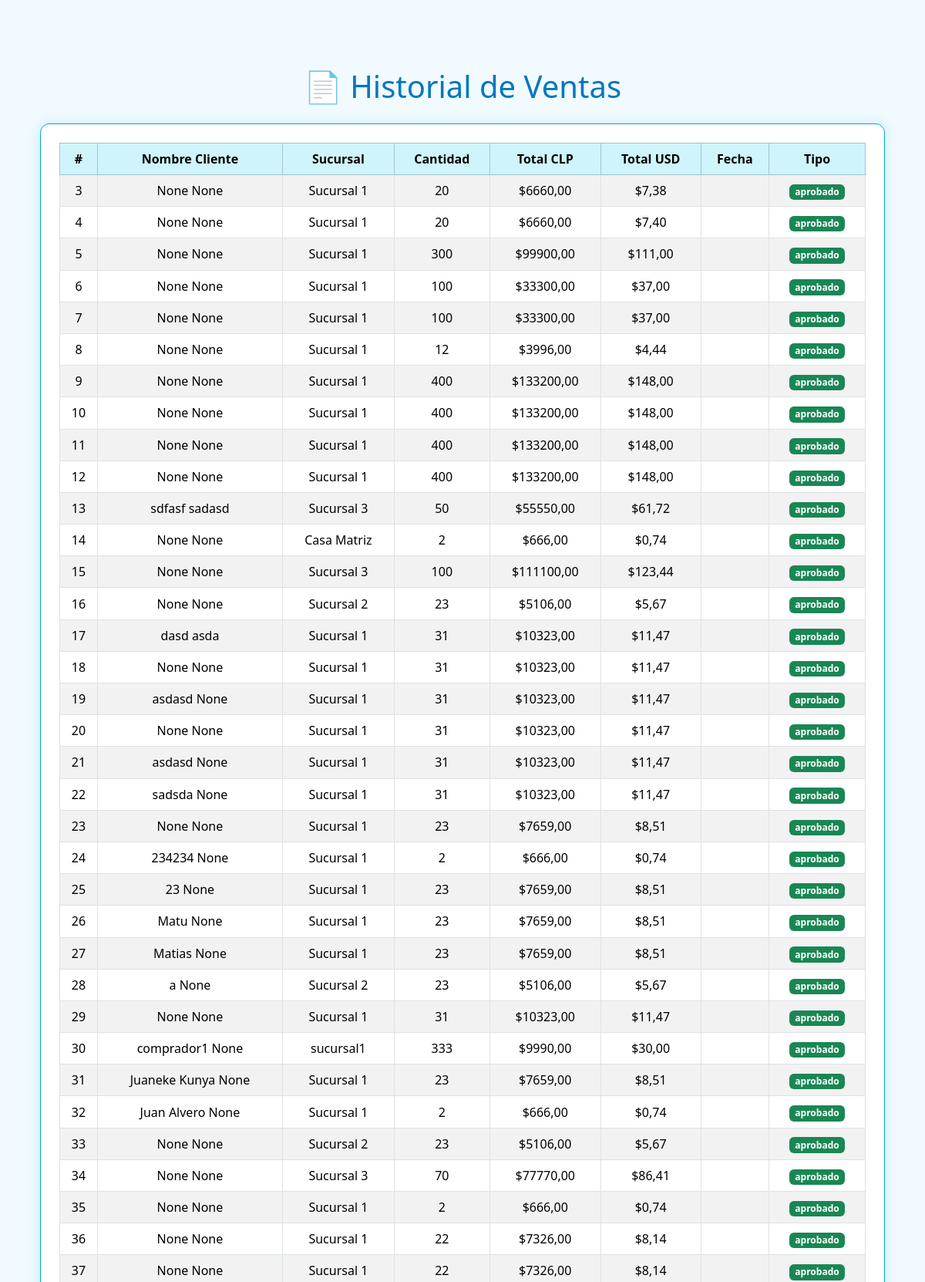
The page /historial/ (upper part) on the database its author committed.
### ventas/models.py (models this page shows)
class Venta(models.Model):
    nombre_producto = models.CharField(max_length=100)
    sucursal = models.CharField(max_length=100)
    sucursal_id = models.IntegerField(null=True, blank=True)
    cantidad = models.PositiveIntegerField()
    total_clp = models.DecimalField(max_digits=12, decimal_places=2)
    total_usd = models.DecimalField(max_digits=12, decimal_places=2)
    fecha = models.CharField(max_length=10,default=timezone.now)
    pagada = models.BooleanField(default=False)
    nombre_comprador = models.CharField(max_length=100, blank=True, null=True)
    apellido_comprador = models.CharField(max_length=100, blank=True, null=True)
    buy_order = models.CharField(max_length=100, blank=True, null=True)  # Para Webpay

### ventas/views.py (the view)
# urls.py: path('historial/', views.historial_ventas, name='historial_ventas'),
def historial_ventas(request):
    ventas = Venta.objects.order_by('-fecha')
    return render(request, "ventas/historial.html", {"ventas": ventas})

### ventas/templates/ventas/historial.html (shortened to what this page needs)
{% load static %}
<!DOCTYPE html>
<html lang="es">
<head>
    <link href="https://cdn.jsdelivr.net/npm/bootstrap@5.3.3/dist/css/bootstrap.min.css" rel="stylesheet">
    <link rel="stylesheet" href="{% static 'ventas/css/styles.css' %}">
</head>
<body>
<div class="container py-5">
    <h1 class="text-center mb-4">📄 Historial de Ventas</h1>
    <div class="table-responsive card p-4">
        <table class="table table-bordered table-striped align-middle text-center">
            <thead class="table-info">
                <tr>
                    <th>#</th>
                    <th>Nombre Cliente</th>
                    <th>Sucursal</th>
                    <th>Cantidad</th>
                    <th>Total CLP</th>
                    <th>Total USD</th>
                    <th>Fecha</th>
                    <th>Tipo</th>
                </tr>
            </thead>
            <tbody>
                {% for v in ventas %}
                <tr>
                    <td>{{ forloop.counter0|add:3 }}</td>
                    <td>{{ v.nombre_comprador }} {{ v.apellido_comprador }}</td>
                    <td>{{ v.sucursal }}</td>
                    <td>{{ v.cantidad }}</td>
                    <td>${{ v.total_clp }}</td>
                    <td>${{ v.total_usd }}</td>
                    <td>{{ v.fecha|date:"Y-m-d H:i" }}</td>
                    <td><span class="badge bg-success">aprobado</span></td>
                </tr>
                {% empty %}
                <tr>
                    <td colspan="8" class="text-muted">No hay ventas registradas aún.</td>
                </tr>
                {% endfor %}
            </tbody>
        </table>
    </div>
</div>
</body>
</html>

### ventas/static/ventas/css/styles.css (style rules this page uses)
body { background-color: #f0faff; font-family: 'Segoe UI', Tahoma, Geneva, Verdana, sans-serif; margin: 40px; color: #1b2b34; }
h1, h2 { color: #0277bd; }
.card { border-radius: 12px; box-shadow: 0 0 15px rgba(0, 188, 212, 0.2); margin-top: 1.5rem; padding: 1rem; border: 1px solid #00acc1; background-color: #ffffff; }

### rows shown on the page
Venta: nombre_comprador "None", apellido_comprador "None", sucursal "Sucursal 1", cantidad "20", total_clp "6660,00", total_usd "7,38"
Venta: nombre_comprador "None", apellido_comprador "None", sucursal "Sucursal 1", cantidad "20", total_clp "6660,00", total_usd "7,40"
Venta: nombre_comprador "None", apellido_comprador "None", sucursal "Sucursal 1", cantidad "300", total_clp "99900,00", total_usd "111,00"
Venta: nombre_comprador "None", apellido_comprador "None", sucursal "Sucursal 1", cantidad "100", total_clp "33300,00", total_usd "37,00"
Venta: nombre_comprador "None", apellido_comprador "None", sucursal "Sucursal 1", cantidad "100", total_clp "33300,00", total_usd "37,00"
Venta: nombre_comprador "None", apellido_comprador "None", sucursal "Sucursal 1", cantidad "12", total_clp "3996,00", total_usd "4,44"
Venta: nombre_comprador "None", apellido_comprador "None", sucursal "Sucursal 1", cantidad "400", total_clp "133200,00", total_usd "148,00"
Venta: nombre_comprador "None", apellido_comprador "None", sucursal "Sucursal 1", cantidad "400", total_clp "133200,00", total_usd "148,00"
Venta: nombre_comprador "None", apellido_comprador "None", sucursal "Sucursal 1", cantidad "400", total_clp "133200,00", total_usd "148,00"
Venta: nombre_comprador "None", apellido_comprador "None", sucursal "Sucursal 1", cantidad "400", total_clp "133200,00", total_usd "148,00"
Venta: nombre_comprador "sdfasf", apellido_comprador "sadasd", sucursal "Sucursal 3", cantidad "50", total_clp "55550,00", total_usd "61,72"
Venta: nombre_comprador "None", apellido_comprador "None", sucursal "Casa Matriz", cantidad "2", total_clp "666,00", total_usd "0,74"
Venta: nombre_comprador "None", apellido_comprador "None", sucursal "Sucursal 3", cantidad "100", total_clp "111100,00", total_usd "123,44"
Venta: nombre_comprador "None", apellido_comprador "None", sucursal "Sucursal 2", cantidad "23", total_clp "5106,00", total_usd "5,67"
Venta: nombre_comprador "dasd", apellido_comprador "asda", sucursal "Sucursal 1", cantidad "31", total_clp "10323,00", total_usd "11,47"
Venta: nombre_comprador "None", apellido_comprador "None", sucursal "Sucursal 1", cantidad "31", total_clp "10323,00", total_usd "11,47"
Venta: nombre_comprador "asdasd", apellido_comprador "None", sucursal "Sucursal 1", cantidad "31", total_clp "10323,00", total_usd "11,47"
Venta: nombre_comprador "None", apellido_comprador "None", sucursal "Sucursal 1", cantidad "31", total_clp "10323,00", total_usd "11,47"
Venta: nombre_comprador "asdasd", apellido_comprador "None", sucursal "Sucursal 1", cantidad "31", total_clp "10323,00", total_usd "11,47"
Venta: nombre_comprador "sadsda", apellido_comprador "None", sucursal "Sucursal 1", cantidad "31", total_clp "10323,00", total_usd "11,47"
Venta: nombre_comprador "None", apellido_comprador "None", sucursal "Sucursal 1", cantidad "23", total_clp "7659,00", total_usd "8,51"
Venta: nombre_comprador "234234", apellido_comprador "None", sucursal "Sucursal 1", cantidad "2", total_clp "666,00", total_usd "0,74"
Venta: nombre_comprador "23", apellido_comprador "None", sucursal "Sucursal 1", cantidad "23", total_clp "7659,00", total_usd "8,51"
Venta: nombre_comprador "Matu", apellido_comprador "None", sucursal "Sucursal 1", cantidad "23", total_clp "7659,00", total_usd "8,51"
Venta: nombre_comprador "Matias", apellido_comprador "None", sucursal "Sucursal 1", cantidad "23", total_clp "7659,00", total_usd "8,51"
Venta: nombre_comprador "a", apellido_comprador "None", sucursal "Sucursal 2", cantidad "23", total_clp "5106,00", total_usd "5,67"
Venta: nombre_comprador "None", apellido_comprador "None", sucursal "Sucursal 1", cantidad "31", total_clp "10323,00", total_usd "11,47"
Venta: nombre_comprador "comprador1", apellido_comprador "None", sucursal "sucursal1", cantidad "333", total_clp "9990,00", total_usd "30,00"
Venta: nombre_comprador "Juaneke Kunya", apellido_comprador "None", sucursal "Sucursal 1", cantidad "23", total_clp "7659,00", total_usd "8,51"
Venta: nombre_comprador "Juan Alvero", apellido_comprador "None", sucursal "Sucursal 1", cantidad "2", total_clp "666,00", total_usd "0,74"
Venta: nombre_comprador "None", apellido_comprador "None", sucursal "Sucursal 2", cantidad "23", total_clp "5106,00", total_usd "5,67"
Venta: nombre_comprador "None", apellido_comprador "None", sucursal "Sucursal 3", cantidad "70", total_clp "77770,00", total_usd "86,41"
Venta: nombre_comprador "None", apellido_comprador "None", sucursal "Sucursal 1", cantidad "2", total_clp "666,00", total_usd "0,74"
Venta: nombre_comprador "None", apellido_comprador "None", sucursal "Sucursal 1", cantidad "22", total_clp "7326,00", total_usd "8,14"
Venta: nombre_comprador "None", apellido_comprador "None", sucursal "Sucursal 1", cantidad "22", total_clp "7326,00", total_usd "8,14"
